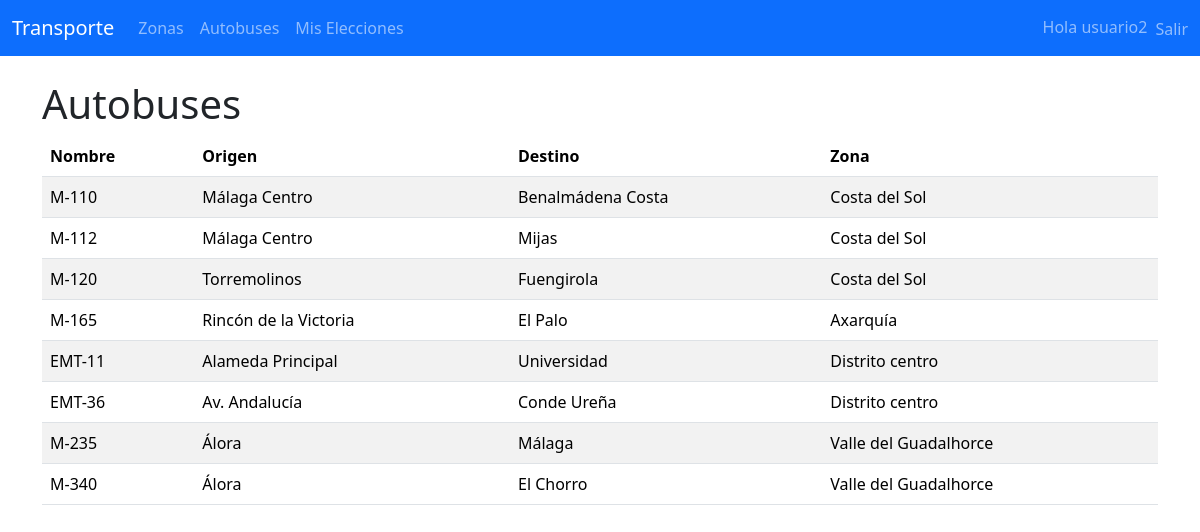
The page /autobuses/autobuses/ (signed in) on the database its author committed.
### autobuses/models.py (models this page shows, shortened)
class Autobus(models.Model):
    nombre = models.CharField(max_length=100)
    origen = models.CharField(max_length=150)
    destino = models.CharField(max_length=150)
    zona = models.ForeignKey(
        Zona,
        on_delete=models.CASCADE,
        related_name="autobuses"
    )
    class Meta:
        verbose_name = "Autobús"
        verbose_name_plural = "Autobuses"

### zonas/models.py (models this page shows, shortened)
class Zona(models.Model):
    nombre = models.CharField(max_length=100)

### autobuses/views.py (the view)
# urls.py: path('autobuses/', ListadoAutobusesView.as_view(), name='listado_autobuses'),
class ListadoAutobusesView(ListView):
    model = Autobus
    template_name = "autobuses/listado_autobuses.html"

### autobuses/templates/autobuses/listado_autobuses.html (shortened to what this page needs)
{% extends "base.html" %}
{% block content %}
<h1>Autobuses</h1>
<table class="table table-striped">
    <thead>
        <tr>
            <th>Nombre</th>
            <th>Origen</th>
            <th>Destino</th>
            <th>Zona</th>
        </tr>
    </thead>
    <tbody>
        {% for autobus in object_list %}
        <tr>
            <td>{{ autobus.nombre }}</td>
            <td>{{ autobus.origen }}</td>
            <td>{{ autobus.destino }}</td>
            <td>{{ autobus.zona.nombre }}</td>
        </tr>
        {% empty %}
        <tr><td colspan="5">No hay autobuses disponibles.</td></tr>
        {% endfor %}
    </tbody>
</table>
{% endblock %}

### templates/base.html (shortened to what this page needs)
<!DOCTYPE html>
<html lang="es">
<head>
    <link href="https://cdn.jsdelivr.net/npm/bootstrap@5.3.2/dist/css/bootstrap.min.css" rel="stylesheet">
</head>
<body>
<nav class="navbar navbar-expand-lg navbar-dark bg-primary mb-4">
  <div class="container-fluid">
    <a class="navbar-brand" href="#">Transporte</a>
    <div class="collapse navbar-collapse">
      <ul class="navbar-nav me-auto">
        <li class="nav-item">
          <a class="nav-link" href="{% url 'listado_zonas' %}">Zonas</a>
        </li>
        <li class="nav-item">
          <a class="nav-link" href="{% url 'listado_autobuses' %}">Autobuses</a>
        </li>
        <li class="nav-item">
          <a class="nav-link" href="{% url 'mis_elecciones' %}">Mis Elecciones</a>
        </li>
      </ul>
      <ul class="navbar-nav">
        {% if user.is_authenticated %}
        <li class="nav-item">
          <span class="navbar-text me-2">Hola {{ user.username }}</span>
        </li>
        <li class="nav-item">
          <form method="post" action="{% url 'logout' %}" style="display:inline;">
            <button type="submit" class="btn btn-link nav-link" style="display:inline; padding:0; border:none;">Salir</button>
        </form>
        </li>
        {% endif %}
      </ul>
    </div>
  </div>
</nav>
<div class="container">
    {% block content %}
    {% endblock %}
</div>
</body>
</html>

### rows shown on the page
Autobus: nombre "M-110", origen "Málaga Centro", destino "Benalmádena Costa", zona.nombre "Costa del Sol"
Autobus: nombre "M-112", origen "Málaga Centro", destino "Mijas", zona.nombre "Costa del Sol"
Autobus: nombre "M-120", origen "Torremolinos", destino "Fuengirola", zona.nombre "Costa del Sol"
Autobus: nombre "M-165", origen "Rincón de la Victoria", destino "El Palo", zona.nombre "Axarquía"
Autobus: nombre "EMT-11", origen "Alameda Principal", destino "Universidad", zona.nombre "Distrito centro"
Autobus: nombre "EMT-36", origen "Av. Andalucía", destino "Conde Ureña", zona.nombre "Distrito centro"
Autobus: nombre "M-235", origen "Álora", destino "Málaga", zona.nombre "Valle del Guadalhorce"
Autobus: nombre "M-340", origen "Álora", destino "El Chorro", zona.nombre "Valle del Guadalhorce"

### other values the page prints
{{ user.username }} "usuario2"
